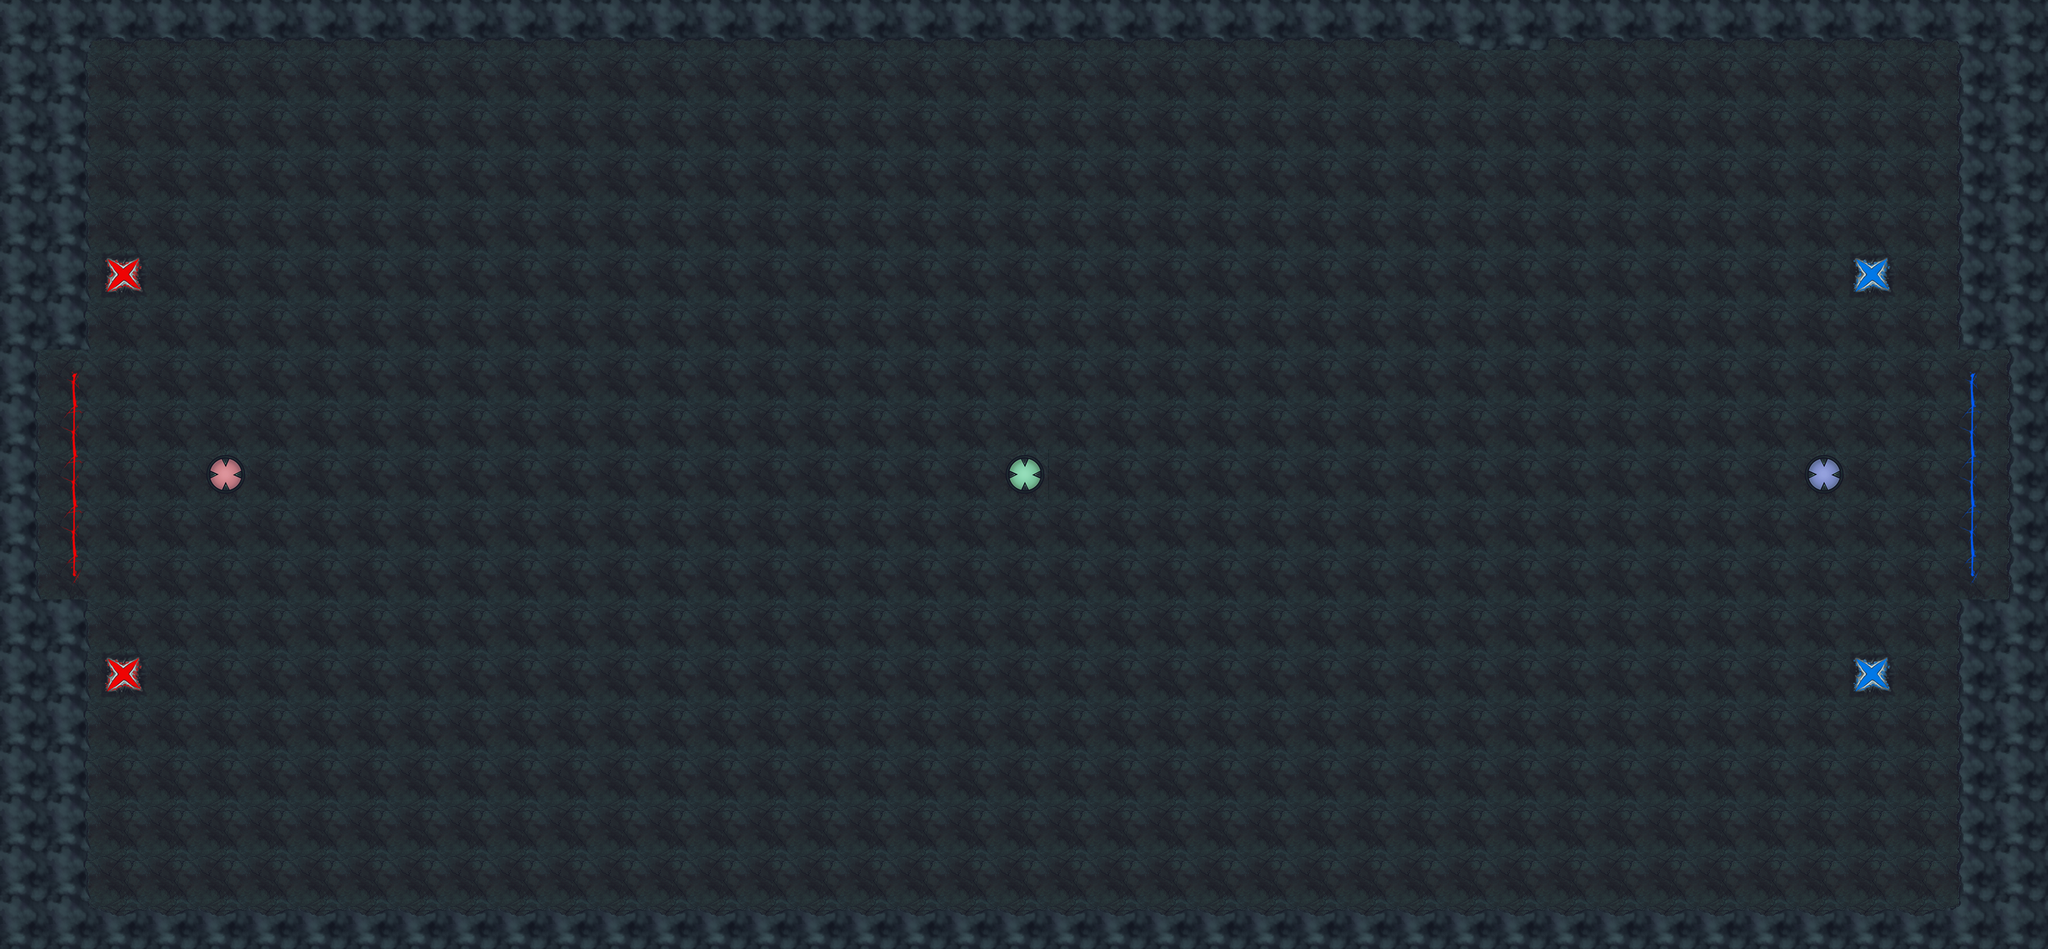

Tiled map render using the project's own tile images. Description and the map definition, with tile-layer contents summarised, below:
An orthogonal 41x19 tile map with 64x64 px tiles, 1 tile layer (Hintergrund), 4 tilesets and 23 objects.

<map version="1.0" orientation="orthogonal" renderorder="right-down" width="41" height="19" tilewidth="64" tileheight="64">
 <tileset firstgid="1" source="playgroundTileset.tsx" />
 <tileset firstgid="13" source="balls_and_magnets.tsx" />
 <tileset firstgid="23" source="tileset_ground_SpawnsAndArea.tsx" />
 <tileset firstgid="35" source="Goal_Spawn.tsx" />
 <layer name="Hintergrund" width="41" height="19">
  <data>[779 cells, 779 non-empty, 21 distinct tile ids]</data>
 </layer>
 <objectgroup name="Tore">
  <object gid="16" x="1984" y="256" width="64" height="64" />
  <object gid="16" x="1984" y="1024" width="64" height="64" />
  <object gid="17" x="1664" y="640" width="64" height="64" />
  <object gid="17" x="512" y="1024" width="64" height="64" />
  <object gid="16" x="896" y="640" width="64" height="64" />
  <object gid="17" x="512" y="256" width="64" height="64" />
  <object x="48" y="446.5" width="42" height="323">
   <properties>
    <property name="Entitytype" value="goal" />
    <property name="Team" value="1" />
   </properties>
  </object>
  <object x="2530.17" y="448.333" width="52.6667" height="320.667">
   <properties>
    <property name="Entitytype" value="goal" />
    <property name="Team" value="0" />
   </properties>
  </object>
  <object gid="26" x="1280" y="640" width="64" height="64" />
  <object gid="33" x="2304" y="640" width="64" height="64" />
  <object gid="34" x="256" y="640" width="64" height="64" />
  <object gid="35" x="2368" y="384" width="64" height="64" />
  <object gid="35" x="2368" y="896" width="64" height="64" />
  <object gid="36" x="128" y="384" width="64" height="64" />
  <object gid="36" x="128" y="896" width="64" height="64" />
  <object gid="21" x="1280" y="320" width="64" height="64" />
  <object gid="22" x="1280" y="960" width="64" height="64" />
 </objectgroup>
 <objectgroup name="Goal Particles">
  <object x="107.5" y="439.5" width="7" height="7">
   <properties>
    <property name="Entitytype" value="goal_particles_br" />
    <property name="Team" value="1" />
   </properties>
   <ellipse />
  </object>
  <object x="104.5" y="769.5" width="7" height="7.5">
   <properties>
    <property name="Entitytype" value="goal_particles_tr" />
    <property name="Team" value="1" />
   </properties>
   <ellipse />
  </object>
  <object x="2512.5" y="439.5" width="5" height="8">
   <properties>
    <property name="Entitytype" value="goal_particles_bl" />
    <property name="Team" value="0" />
   </properties>
   <ellipse />
  </object>
  <object x="2511" y="769" width="5.5" height="6.5">
   <properties>
    <property name="Entitytype" value="goal_particles_tl" />
    <property name="Team" value="0" />
   </properties>
   <ellipse />
  </object>
 </objectgroup>
 <objectgroup name="Lights">
  <object x="50" y="451">
   <properties>
    <property name="Entitytype" value="Chainlight" />
    <property name="color" value="F00303" />
    <property name="direction" value="-1" />
   </properties>
   <polyline points="0,0 0,320" />
  </object>
  <object x="2577" y="449">
   <properties>
    <property name="Entitytype" value="Chainlight" />
    <property name="color" value="0078E8" />
    <property name="direction" value="1" />
   </properties>
   <polyline points="0,0 0,320" />
  </object>
 </objectgroup>
</map>
